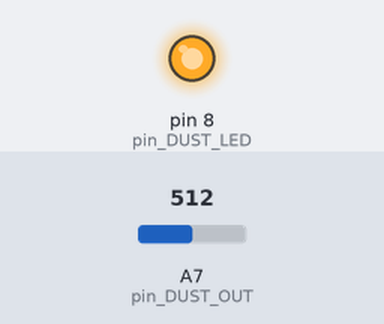
Recording of a sketch running on a simulated Arduino Nano, built with avr-gcc and run on an emulated ATmega328P. Parts: output pins drawn as LEDs (lit = HIGH). The inputs (shaded band) are chosen by the test bench; at power-on: A7 (pin_DUST_OUT) = 512. What the sketch prints to the serial monitor is not drawn.

Above: at 0.1 s.
Timing chart, 0 to 1.6 s (numbered marks = the images above):
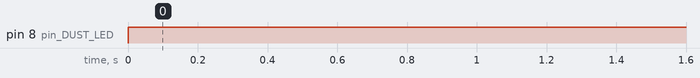

The sketch:

IOT_SMART_THING_DUST.ino
```cpp
int pin_DUST_LED = 8;
int pin_DUST_OUT = A7;

void setup() {
  Serial.begin(115200);

  pinMode(pin_DUST_LED, OUTPUT);
  pinMode(pin_DUST_OUT, INPUT);
  digitalWrite(pin_DUST_LED, HIGH);
}

void loop() {
  uint16_t ADC_Data = 0, Sensor_Data = 0;
  ADC_Data = Dust_Read();

  Sensor_Data = Dust_tr(ADC_Data); // (ADC data -> [ug/m3])

  Serial.print("ADC_data : ");
  Serial.print(ADC_Data);
  Serial.print(", dust : ");
  Serial.print(Sensor_Data);
  Serial.println("[ug/m3]");
  delay(500);
}

//Read Dust Sensor data
uint16_t Dust_Read(void)
{
  uint16_t Sensor_data;
  float tmp = 0;
  digitalWrite(pin_DUST_LED, LOW);
  delayMicroseconds(280);
  Sensor_data = analogRead(pin_DUST_OUT);
  delayMicroseconds(40);
  digitalWrite(pin_DUST_LED, HIGH);
  //delayMicroseconds(9680);
  return Sensor_data;
}

// ADC data -> [ug/m3]
float Dust_tr(uint16_t ADC_data)
{
  float Dust = ADC_data;
  Dust = Dust*5.0/1023.0/5.95 - 0.1;

  return Dust*1000;
}
```

Measured:
- by itself, pin 8 (pin_DUST_LED): LOW → HIGH at 0.00 s
